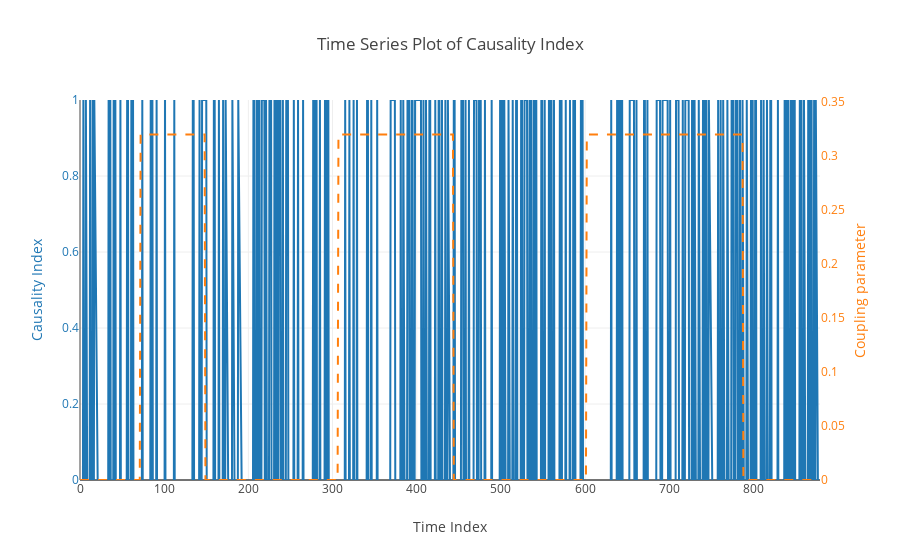

Source (notebook cell):
### Code cell
calc_causality(data=target, target=data, coupling_parameter=source['gamma_xy'], scope=100, show_causality_time_series=True);

### Figure 1 — Plotly figure (JSON) as saved in the notebook; plotly's stock layout.template omitted (floating-point values rounded to 4 significant figures; data arrays with more than 128 entries replaced by an {"elided": "..."} marker saying what was removed)
{"data": [{"mode": "lines", "name": "Causality Index", "x": {"elided": "880 int values"}, "y": {"elided": "880 float values"}}, {"line": {"dash": "dash"}, "mode": "lines", "name": "Coupling Parameter", "x": {"elided": "880 int values"}, "y": {"elided": "880 float values"}, "yaxis": "y2"}], "layout": {"showlegend": false, "title": "Time Series Plot of Causality Index", "xaxis": {"title": "Time Index"}, "yaxis": {"range": [0, 1], "tickfont": {"color": "#1f77b4"}, "title": "Causality Index", "titlefont": {"color": "#1f77b4"}}, "yaxis2": {"overlaying": "y", "range": [0, 0.352], "showgrid": false, "side": "right", "tickfont": {"color": "#ff7f0e"}, "title": "Coupling parameter", "titlefont": {"color": "#ff7f0e"}}}}
